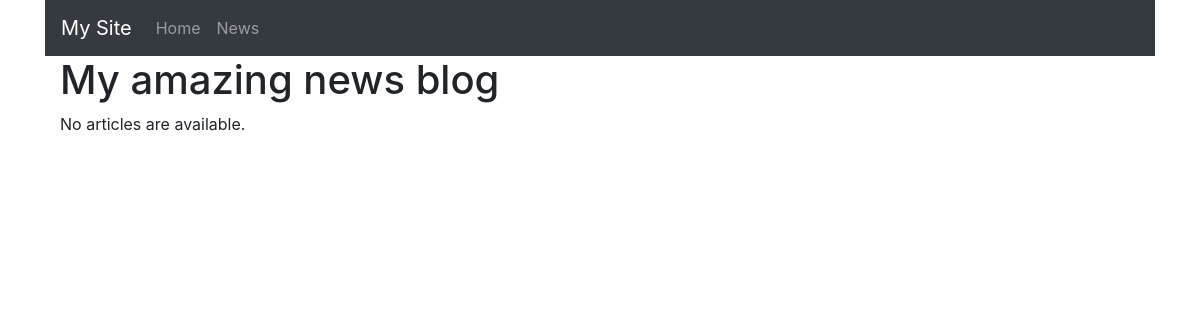
The page /news/ on the database as committed earlier.
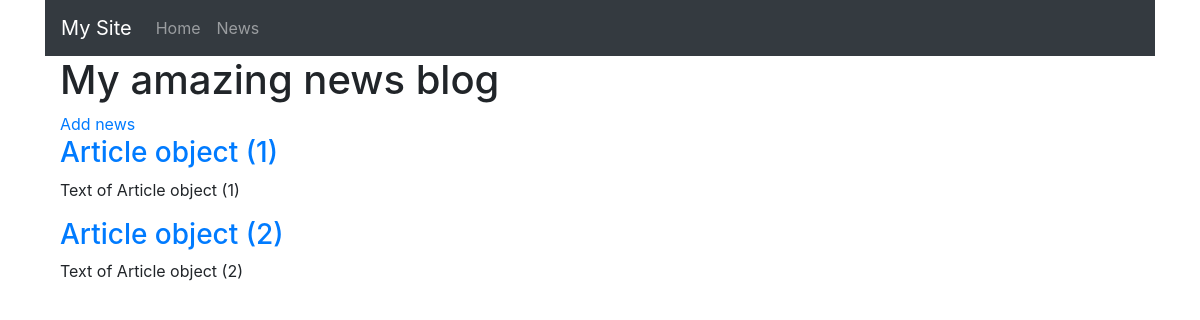
The same page on the database as committed later.
### news_blog/models.py (models this page shows, shortened)
class Article(models.Model):
    title = models.CharField(max_length=100)
    created_date = models.DateTimeField(default=timezone.now)
    text = models.TextField()
    published_date = models.DateTimeField(
        blank=True, null=True)
    author = models.ForeignKey(Author, on_delete=models.CASCADE)

### news_blog/views.py (the view)
# urls.py: path("", views.index, name="index"),
def index(request):
    articles=Article.objects.all()
    return render(request, "news_blog/news_list.html", {"articles": articles})

### news_blog/templates/news_blog/news_list.html (shortened to what this page needs)
<!DOCTYPE html>
<html lang="en">
<head>
</head>
<body>
</body>
    <main role="main" class="container">
    {% extends "news_blog/base.html" %}
    {% block title %}My amazing news blog{% endblock %}
    {% block content %}
        {% if articles %}
            <div class="row">
                <div class="col-sm">
                    <a href="{% url 'new_article' %}" class="top-menu">
                        Add news&nbsp;
                    </a>
                </div>
            </div>
            {% for article in articles %}
                <div class="row">
                    <div class="col-sm">
                        <h3><a href={% url 'article' article_id=article.id %}>{{ article.title }}</a></h3>
                        <p>{{ article.text }}</p>
                    </div>
                </div>
            {% endfor %}
        {% else %}
            <div class="row">
                <div class="col-sm">
                    <p>No articles are available.</p>
                </div>
            </div>
        {% endif %}
    {% endblock %}

### news_blog/templates/news_blog/base.html (shortened to what this page needs)
<!DOCTYPE html>
<html lang="en">
<head>
    <link rel="stylesheet" href="https://maxcdn.bootstrapcdn.com/bootstrap/4.0.0/css/bootstrap.min.css">
</head>
<body>
    <nav class="navbar navbar-expand-lg navbar-dark bg-dark">
     <a class="navbar-brand" href="#">My Site</a>
     <div class="collapse navbar-collapse" id="navbarNav">
        <ul class="navbar-nav">
            <li class="nav-item">
                <a class="nav-link" href="#">Home</a>
            </li>
            <li class="nav-item">
                <a class="nav-link" href="#">News</a>
        </ul>
    </div>
    </nav>
    <main role="main" class="container">
        <h1>{% block title %}My amazing news site{% endblock %}</h1>
        {% block content %}
        {% endblock %}
    </main>
</body>
</html>

Rows that differ between the two databases and show on the page:
added Article: title "Article object (1)", text "Text of Article object (1)"
added Article: title "Article object (2)", text "Text of Article object (2)"
Other text that changed with them:
text no longer shown: "No articles are available."
text now shown: "Add news"
